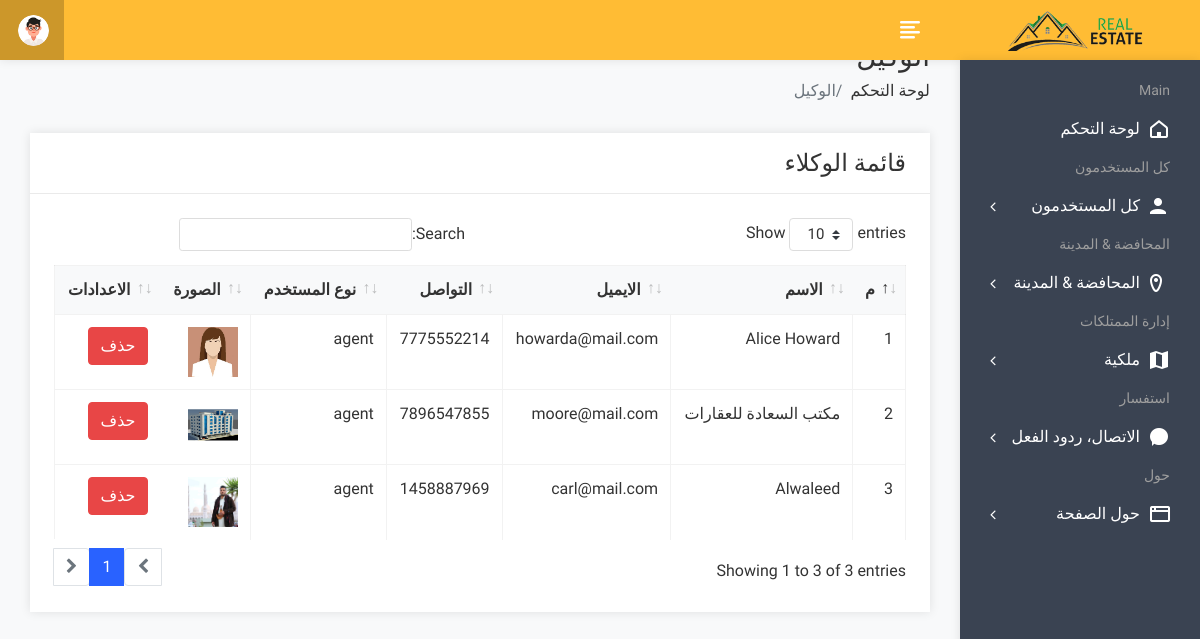
Page /admin/useragent.php (signed in) on the earlier database version.
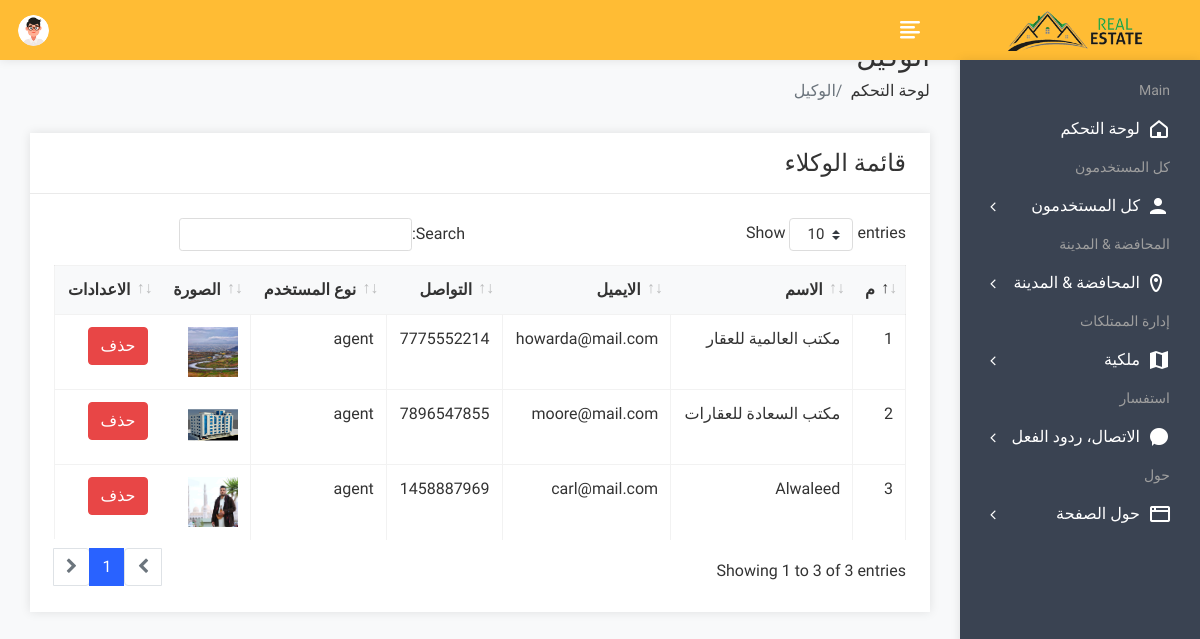
Same page on the later database version.
### tables this page shows
CREATE TABLE `user` (
  `uid` int(50) NOT NULL,
  `uname` varchar(100) NOT NULL,
  `uemail` varchar(100) NOT NULL,
  `uphone` varchar(20) NOT NULL,
  `upass` varchar(50) NOT NULL,
  `utype` varchar(50) NOT NULL,
  `uimage` varchar(300) NOT NULL,
  `allowed_number` int(11) DEFAULT NULL
);

### admin/useragent.php (the view, shortened to what this page needs)
<!DOCTYPE html>
<html lang="en">
<head>
        <link rel="stylesheet" href="assets/css/bootstrap.min.css">
        <link rel="stylesheet" href="assets/css/font-awesome.min.css">
        <link rel="stylesheet" href="assets/css/feathericon.min.css">
		<link rel="stylesheet" href="assets/plugins/datatables/dataTables.bootstrap4.min.css">
		<link rel="stylesheet" href="assets/plugins/datatables/responsive.bootstrap4.min.css">
		<link rel="stylesheet" href="assets/plugins/datatables/select.bootstrap4.min.css">
		<link rel="stylesheet" href="assets/plugins/datatables/buttons.bootstrap4.min.css">
        <link rel="stylesheet" href="assets/css/style.css">
    </head>
    <body>
				<?php include("header.php"); ?>
            <div class="page-wrapper">
                <div class="content container-fluid">
					<div class="page-header">
						<div class="row">
							<div class="col">
								<h3 class="page-title">الوكيل</h3>
								<ul class="breadcrumb">
									<li class="breadcrumb-item"><a href="dashboard.php">لوحة التحكم</a></li>
									<li class="breadcrumb-item active">الوكيل</li>
								</ul>
							</div>
						</div>
					</div>
					<div class="row">
						<div class="col-sm-12">
							<div class="card">
								<div class="card-header">
									<h4 class="card-title">قائمة الوكلاء</h4>
								</div>
								<div class="card-body">
									<table id="basic-datatable" class="table table-bordered table-hover">
                                            <thead>
                                                <tr>
                                                    <th>م</th>
                                                    <th>الاسم</th>
                                                    <th>الايميل</th>
                                                    <th>التواصل</th>
                                                    <th>نوع المستخدم</th>
													<th>الصورة</th>
                                                    <th>الاعدادات</th>
                                                </tr>
                                            </thead>
                                            <tbody>
											<?php
												$query=mysqli_query($con,"select * from user where utype='agent'");
												$cnt=1;
												while($row=mysqli_fetch_row($query))
													{
											?>
                                                <tr>
                                                    <td><?php echo $cnt; ?></td>
                                                    <td><?php echo $row['1']; ?></td>
                                                    <td><?php echo $row['2']; ?></td>
                                                    <td><?php echo $row['3']; ?></td>
                                                    <td><?php echo $row['5']; ?></td>
													<td><img src="user/<?php echo $row['6']; ?>" height="50px" width="50px"></td>
                                                    <td><a href="useragentdelete.php?id=<?php echo $row['0']; ?>"><button class="btn btn-danger">حذف</button></a></td>
                                                </tr>
                                                <?php
												$cnt=$cnt+1;
												}
												?>
                                            </tbody>
                                        </table>
								</div>
							</div>
						</div>
					</div>
				</div>
			</div>
    </body>
</html>

Differences in the rows shown:
changed user "howarda@mail.com": uname "Alice Howard" → "مكتب العالمية للعقار"; uimage: a different picture
